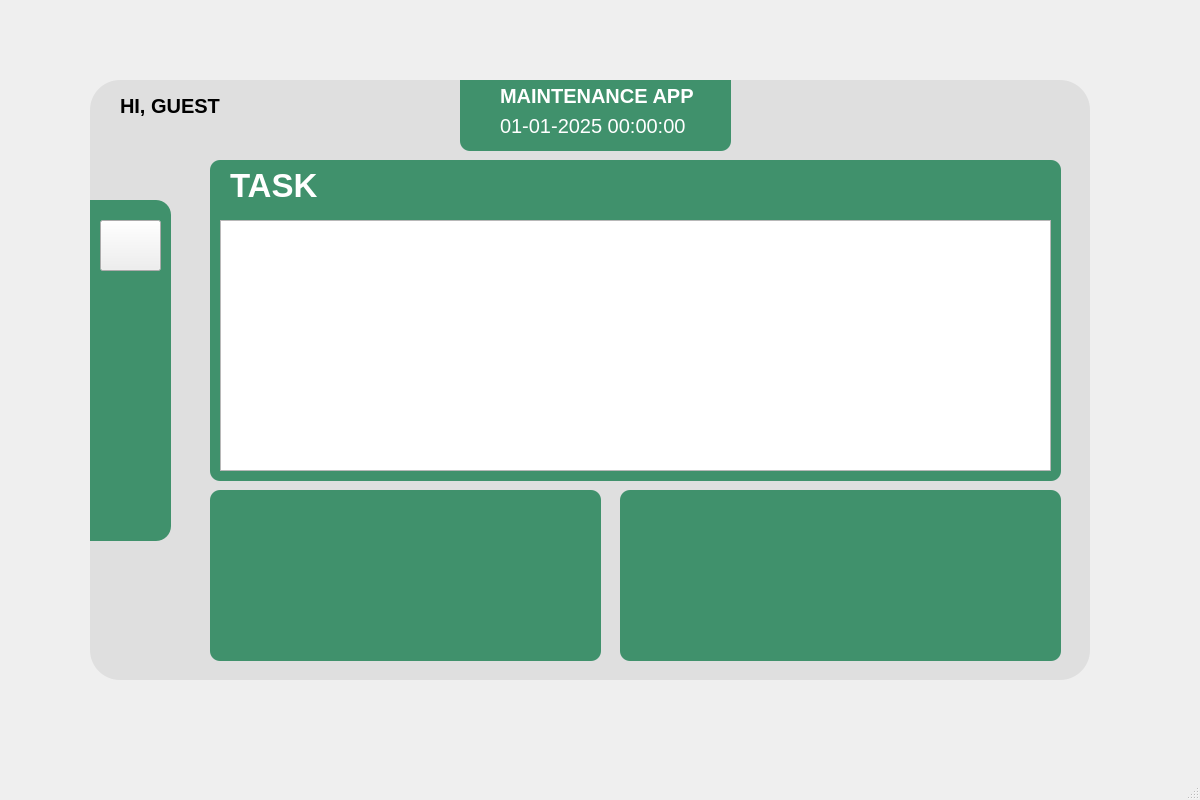
<?xml version="1.0" encoding="UTF-8"?>
<ui version="4.0">
 <class>MainWindow</class>
 <widget class="QMainWindow" name="MainWindow">
  <property name="geometry">
   <rect>
    <x>0</x>
    <y>0</y>
    <width>1200</width>
    <height>800</height>
   </rect>
  </property>
  <property name="windowTitle">
   <string>MainWindow</string>
  </property>
  <widget class="QWidget" name="centralwidget">
   <widget class="QFrame" name="frame">
    <property name="geometry">
     <rect>
      <x>90</x>
      <y>80</y>
      <width>1000</width>
      <height>600</height>
     </rect>
    </property>
    <property name="styleSheet">
     <string notr="true">QFrame#frame{
	
	background-color: rgb(223, 223, 223);
	border-radius:30px;
	
}</string>
    </property>
    <property name="frameShape">
     <enum>QFrame::Shape::NoFrame</enum>
    </property>
    <property name="frameShadow">
     <enum>QFrame::Shadow::Raised</enum>
    </property>
    <widget class="QFrame" name="frame_2">
     <property name="geometry">
      <rect>
       <x>370</x>
       <y>0</y>
       <width>271</width>
       <height>71</height>
      </rect>
     </property>
     <property name="styleSheet">
      <string notr="true">QFrame#frame_2 {
	background-color: #40916c;
	border-bottom-left-radius: 10px;
    border-bottom-right-radius: 10px;
}</string>
     </property>
     <property name="frameShape">
      <enum>QFrame::Shape::StyledPanel</enum>
     </property>
     <property name="frameShadow">
      <enum>QFrame::Shadow::Raised</enum>
     </property>
     <widget class="QLabel" name="label">
      <property name="geometry">
       <rect>
        <x>40</x>
        <y>0</y>
        <width>221</width>
        <height>31</height>
       </rect>
      </property>
      <property name="font">
       <font>
        <pointsize>15</pointsize>
        <bold>true</bold>
       </font>
      </property>
      <property name="styleSheet">
       <string notr="true">color: rgb(255, 255, 255);</string>
      </property>
      <property name="text">
       <string>MAINTENANCE APP</string>
      </property>
     </widget>
     <widget class="QLabel" name="dateLabel">
      <property name="geometry">
       <rect>
        <x>40</x>
        <y>30</y>
        <width>201</width>
        <height>31</height>
       </rect>
      </property>
      <property name="font">
       <font>
        <pointsize>15</pointsize>
        <bold>false</bold>
       </font>
      </property>
      <property name="styleSheet">
       <string notr="true">color: rgb(255, 255, 255);</string>
      </property>
      <property name="text">
       <string>01-01-2025 00:00:00</string>
      </property>
     </widget>
    </widget>
    <widget class="QLabel" name="userLabel">
     <property name="geometry">
      <rect>
       <x>30</x>
       <y>10</y>
       <width>131</width>
       <height>31</height>
      </rect>
     </property>
     <property name="font">
      <font>
       <pointsize>15</pointsize>
       <bold>true</bold>
      </font>
     </property>
     <property name="text">
      <string>HI, GUEST</string>
     </property>
    </widget>
    <widget class="QFrame" name="frame_3">
     <property name="geometry">
      <rect>
       <x>0</x>
       <y>120</y>
       <width>81</width>
       <height>341</height>
      </rect>
     </property>
     <property name="styleSheet">
      <string notr="true">QFrame#frame_3 {
	background-color: #40916c;
	border-bottom-right-radius: 15px;
    border-top-right-radius: 15px;
}</string>
     </property>
     <property name="frameShape">
      <enum>QFrame::Shape::StyledPanel</enum>
     </property>
     <property name="frameShadow">
      <enum>QFrame::Shadow::Raised</enum>
     </property>
     <widget class="QPushButton" name="callButton">
      <property name="geometry">
       <rect>
        <x>10</x>
        <y>20</y>
        <width>61</width>
        <height>51</height>
       </rect>
      </property>
      <property name="text">
       <string/>
      </property>
     </widget>
    </widget>
    <widget class="QFrame" name="frame_4">
     <property name="geometry">
      <rect>
       <x>120</x>
       <y>80</y>
       <width>851</width>
       <height>321</height>
      </rect>
     </property>
     <property name="styleSheet">
      <string notr="true">QFrame#frame_4 {
	background-color: #40916c;
	border-radius :10px;
}</string>
     </property>
     <property name="frameShape">
      <enum>QFrame::Shape::StyledPanel</enum>
     </property>
     <property name="frameShadow">
      <enum>QFrame::Shadow::Raised</enum>
     </property>
     <widget class="QTableView" name="tableView">
      <property name="geometry">
       <rect>
        <x>10</x>
        <y>60</y>
        <width>831</width>
        <height>251</height>
       </rect>
      </property>
     </widget>
     <widget class="QLabel" name="label_2">
      <property name="geometry">
       <rect>
        <x>20</x>
        <y>10</y>
        <width>91</width>
        <height>31</height>
       </rect>
      </property>
      <property name="font">
       <font>
        <pointsize>25</pointsize>
        <bold>true</bold>
       </font>
      </property>
      <property name="styleSheet">
       <string notr="true">color: rgb(255, 255, 255);</string>
      </property>
      <property name="text">
       <string>TASK</string>
      </property>
     </widget>
    </widget>
    <widget class="QFrame" name="frame_5">
     <property name="geometry">
      <rect>
       <x>120</x>
       <y>410</y>
       <width>391</width>
       <height>171</height>
      </rect>
     </property>
     <property name="styleSheet">
      <string notr="true">QFrame#frame_5 {
	background-color: #40916c;
	border-radius :10px;
}</string>
     </property>
     <property name="frameShape">
      <enum>QFrame::Shape::StyledPanel</enum>
     </property>
     <property name="frameShadow">
      <enum>QFrame::Shadow::Raised</enum>
     </property>
    </widget>
    <widget class="QFrame" name="frame_6">
     <property name="geometry">
      <rect>
       <x>530</x>
       <y>410</y>
       <width>441</width>
       <height>171</height>
      </rect>
     </property>
     <property name="styleSheet">
      <string notr="true">QFrame#frame_6 {
	background-color: #40916c;
	border-radius :10px;
}</string>
     </property>
     <property name="frameShape">
      <enum>QFrame::Shape::StyledPanel</enum>
     </property>
     <property name="frameShadow">
      <enum>QFrame::Shadow::Raised</enum>
     </property>
    </widget>
   </widget>
  </widget>
  <widget class="QMenuBar" name="menubar">
   <property name="geometry">
    <rect>
     <x>0</x>
     <y>0</y>
     <width>1200</width>
     <height>33</height>
    </rect>
   </property>
  </widget>
  <widget class="QStatusBar" name="statusbar"/>
 </widget>
 <resources/>
 <connections/>
</ui>
